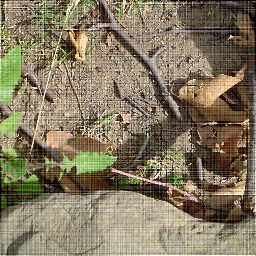
#> input picture Computer vision/FourierTransformation/FourierTransformation/twigs.jpg, 256 x 256 px
$ python FourierTransformation.py
#> lines starting #> are read from the running program, lines starting #| are printed output that depends on the picture
# Importy knihoven
import numpy as np
import matplotlib.pyplot as plt
import skimage.io as io

# Metoda vytvarejici masku o velikosti obrazku
def createMask(imgShape):
    mask = np.ones([imgShape[0], imgShape[1]])
    mask[126:131, 0:85] = 0
    mask[172:255, 126:130] = 0

    mask[126:131, 170:255] = 0
    mask[0:85, 127:131] = 0

    return mask

# Nacteni obrazku
nazevObrazku = "twigs.jpg"
img = io.imread(nazevObrazku, as_gray=True)
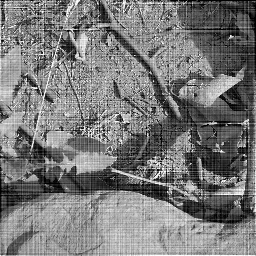
#> img: shape (256, 256) float64; min 0, max 0.999, mean 0.477

# Fourierova transformace
ft = np.fft.fft2(img) # 2D Fourier Transform (FT)
ftshift = np.fft.fftshift(ft) # Change quadrants of the FT (1<-->3, 2<-->4)
spectrum = 20*np.log(np.abs(ftshift)) # Spectrum of FT
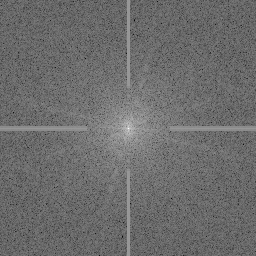
#> spectrum: shape (256, 256) float64; min -46.79, max 207, mean 61.6; drawn with min black and max white

# Maska
imgSize = img.shape
#> imgSize = (256, 256)
mask = createMask(imgSize)

product = (mask * ftshift)

ift = np.abs(np.fft.ifft2(product))
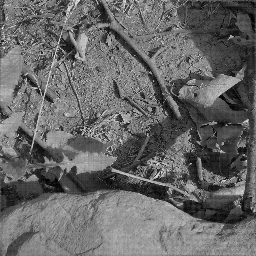
#> ift: shape (256, 256) float64; min 0.00497, max 1.16, mean 0.477; drawn with min black and max white

# Vizualizace
f, axarr = plt.subplots(1,3)
axarr[0].imshow(img, cmap="gray")
axarr[0].set_title('Original picture')
axarr[1].imshow(spectrum, cmap = "gray")
axarr[1].set_title('Spectrum')
axarr[2].imshow(ift, cmap = "gray")
axarr[2].set_title('Restored picture')
plt.show()
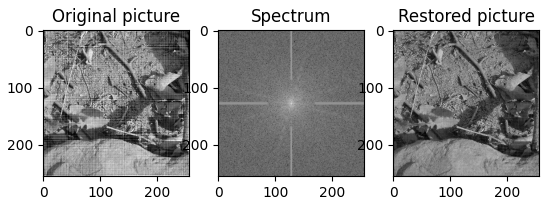
#> figure drawn by matplotlib, 3 panels
